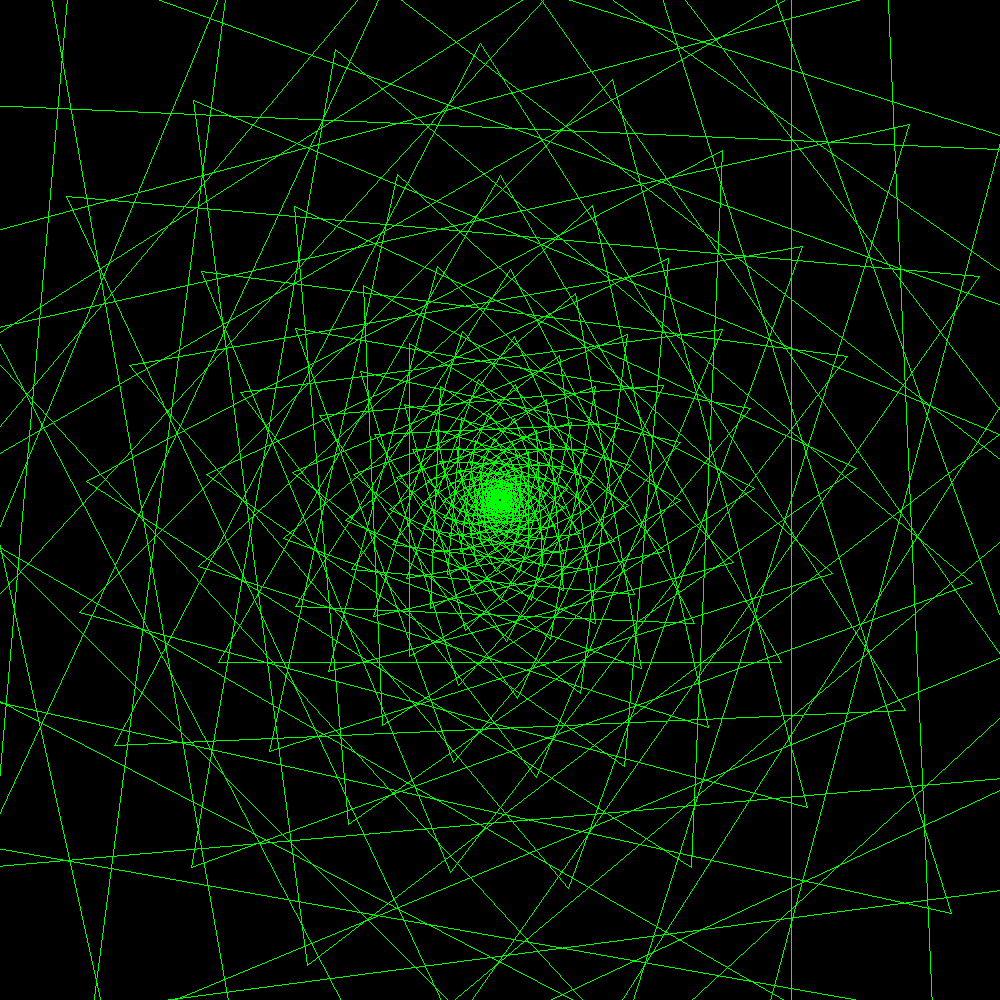

Generate this figure with Python:
from PIL import Image, ImageDraw

# Setup
img_width = 1000
img_height = 1000
img = Image.new("RGB", (img_width, img_height))
draw = ImageDraw.Draw(img)

# Draw
radius = 3
for i in range(120):
    draw.regular_polygon((500, 500, radius), 3, outline='lime', rotation=137.5*i)
    radius = radius * 1.05

# Saves the picture
img_path = __file__.replace('.py', '.png')
img.save(img_path)
print(f'Saved {img_path}')
img.show()
